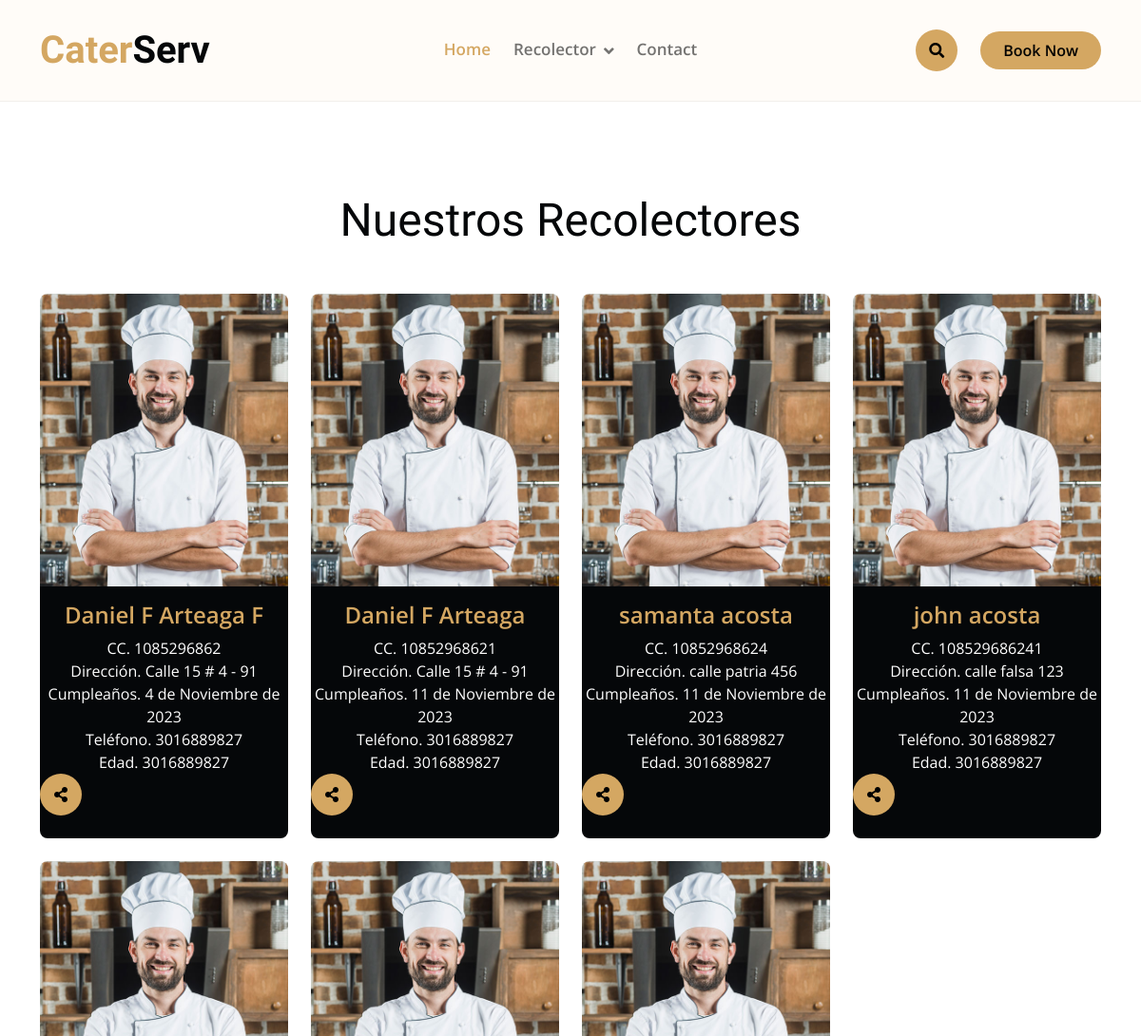
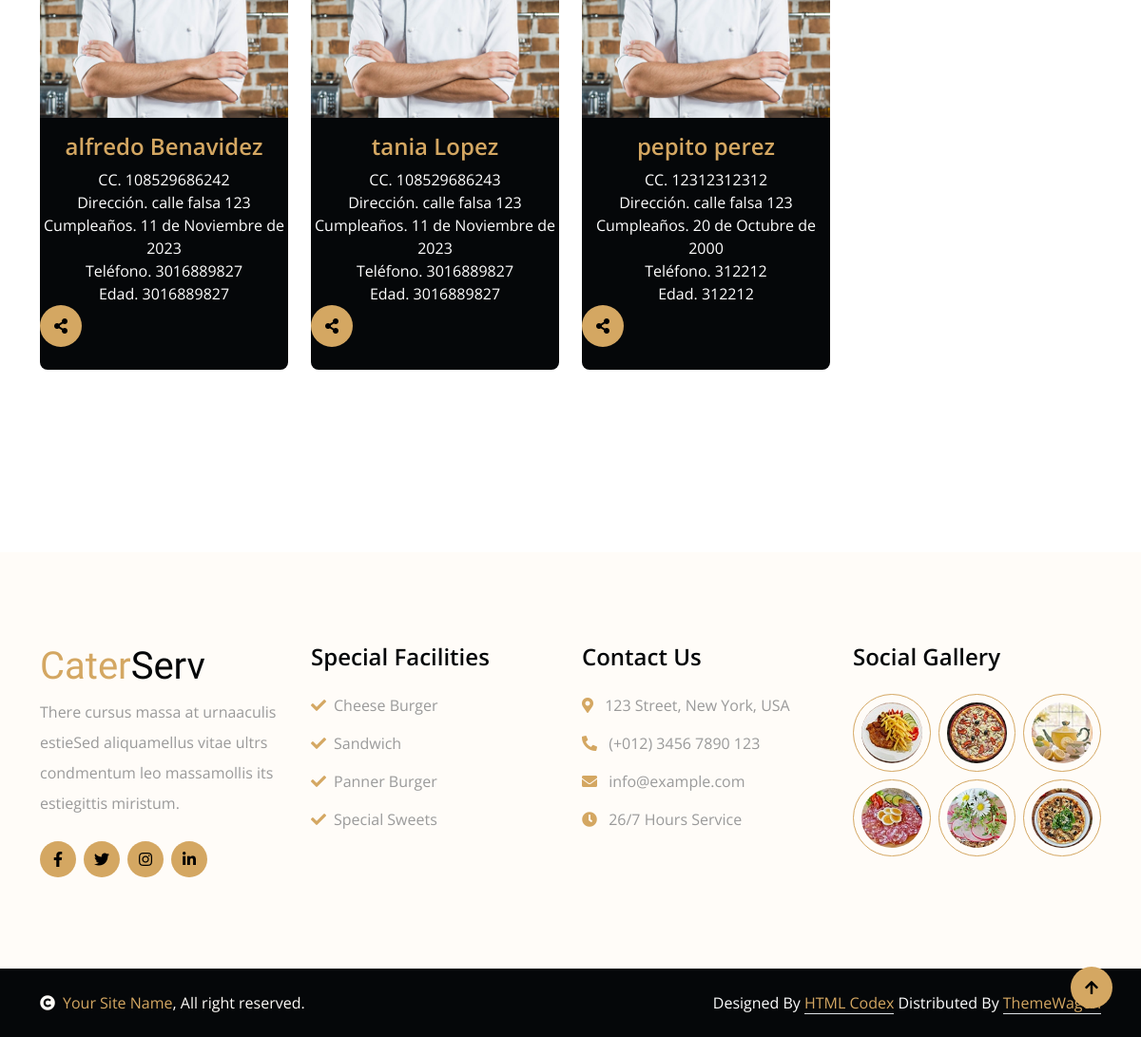
Page /recolector/mostrar on the committed database (2 pictures, top to bottom).
### recolector/models.py (models this page shows, shortened)
class Recolector(models.Model):
    cedula = models.CharField(max_length=12, unique=True, verbose_name='Cedula')
    nombres = models.CharField(max_length=150, verbose_name='Nombres')
    apellido = models.CharField(max_length=150, verbose_name='Apellido')
    direccion = models.CharField(max_length=150, verbose_name='Direccion')
    fNacimiento = models.DateField(null=True, blank=True, verbose_name='Fecha de cumpleaños')
    telefono = models.CharField(max_length=10, null=True, blank=True, verbose_name='Telefono')
    creado = models.DateTimeField(auto_now_add=True, verbose_name='Creado')
    actualizado = models.DateTimeField(auto_now=True, verbose_name='actualizado')
    class Meta:
        verbose_name = 'Recolector'
        verbose_name_plural = 'Recolectores'

### recolector/views.py (the view)
# urls.py: path('mostrar',views.mostrar, name='mostrar_recolector'),
def mostrar(request):
    recolectores=Recolector.objects.all()
    return render(request, 'recolector/mostrar.html',{
        'title': 'Recolectores',
        'recolectores': recolectores
    })

### recolector/templates/recolector/mostrar.html (shortened to what this page needs)
{% extends 'layouts/layout.html' %}
{% block content %}
{% load static %}
<div class="container-fluid team py-6">
    <div class="container">
        <div class="text-center wow bounceInUp" data-wow-delay="0.1s">
            <h1 class="display-5 mb-5">Nuestros Recolectores</h1>
        </div>
        <div class="row g-4">
            {% for recolector in recolectores %}
                <div class="col-lg-3 col-md-6 wow bounceInUp" data-wow-delay="0.1s">
                    <div class="team-item rounded">
                        <img class="img-fluid rounded-top " src="img/team-1.jpg" alt="">
                        <div class="team-content text-center py-3 bg-dark rounded-bottom">
                            <h4 class="text-primary">{{recolector.nombres}} {{recolector.apellido}}</h4>
                            <p class="text-white mb-0">CC. {{recolector.cedula}}</p>
                            <p class="text-white mb-0">Dirección. {{recolector.direccion}}</p>
                            <p class="text-white mb-0">Cumpleaños. {{recolector.fNacimiento}}</p>
                            <p class="text-white mb-0">Teléfono. {{recolector.telefono}}</p>
                            <p class="text-white mb-0">Edad. {{recolector.telefono}}</p>
                            <a class="share btn btn-primary btn-md-square rounded-circle mb-2" href="{% url 'ver_recolector' recolector.pk %}"><i class="fas fa-share-alt"></i></a>
                        </div>
                    </div>
                </div>
            {% endfor %}
        </div>
    </div>
</div>
{% endblock %}

### mainapp/static/css/style.css (style rules this page uses)
h1, h2, h3, .h1, .h2, .h3 { font-weight: 400 !important; font-family: 'Playball', cursive !important; }
h4, h5, h6, .h4, .h5, .h6 { font-weight: 600 !important; font-family: 'Open Sans', sans-serif !important; }
.py-6 { padding-top: 6rem; padding-bottom: 6rem; }
.wow, .animated { animation-duration: 2s !important; }
.btn.btn-primary { border: 0; }
.btn { font-weight: 600; transition: .5s; }
.btn-md-square { width: 44px; height: 44px; }
.btn-square, .btn-sm-square, .btn-md-square, .btn-lg-square { padding: 0; display: flex; align-items: center; justify-content: center; font-weight: normal; }
.team-item { width: 100%; height: 100%; position: relative; }
.team-item .team-content { transition: 0.9s; }
.team-item .team-content h4, .team-item .team-content p { transition: 0.5s; }

### rows in the picture
Recolector: nombres "Daniel F", apellido "Arteaga F", cedula "1085296862", direccion "Calle 15 # 4 - 91", fNacimiento "4 de Noviembre de 2023", telefono "3016889827"
Recolector: nombres "Daniel F", apellido "Arteaga", cedula "10852968621", direccion "Calle 15 # 4 - 91", fNacimiento "11 de Noviembre de 2023", telefono "3016889827"
Recolector: nombres "samanta", apellido "acosta", cedula "10852968624", direccion "calle patria 456", fNacimiento "11 de Noviembre de 2023", telefono "3016889827"
Recolector: nombres "john", apellido "acosta", cedula "108529686241", direccion "calle falsa 123", fNacimiento "11 de Noviembre de 2023", telefono "3016889827"
Recolector: nombres "alfredo", apellido "Benavidez", cedula "108529686242", direccion "calle falsa 123", fNacimiento "11 de Noviembre de 2023", telefono "3016889827"
Recolector: nombres "tania", apellido "Lopez", cedula "108529686243", direccion "calle falsa 123", fNacimiento "11 de Noviembre de 2023", telefono "3016889827"
Recolector: nombres "pepito", apellido "perez", cedula "12312312312", direccion "calle falsa 123", fNacimiento "20 de Octubre de 2000", telefono "312212"
